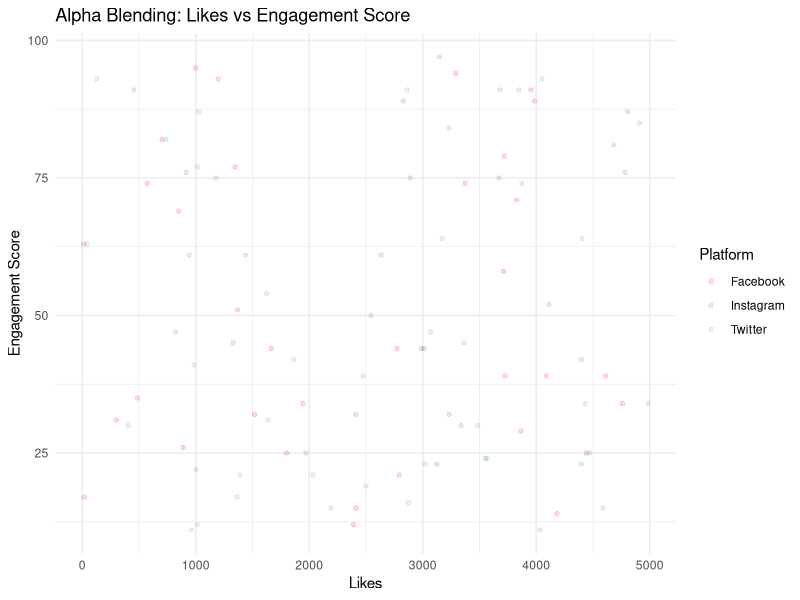
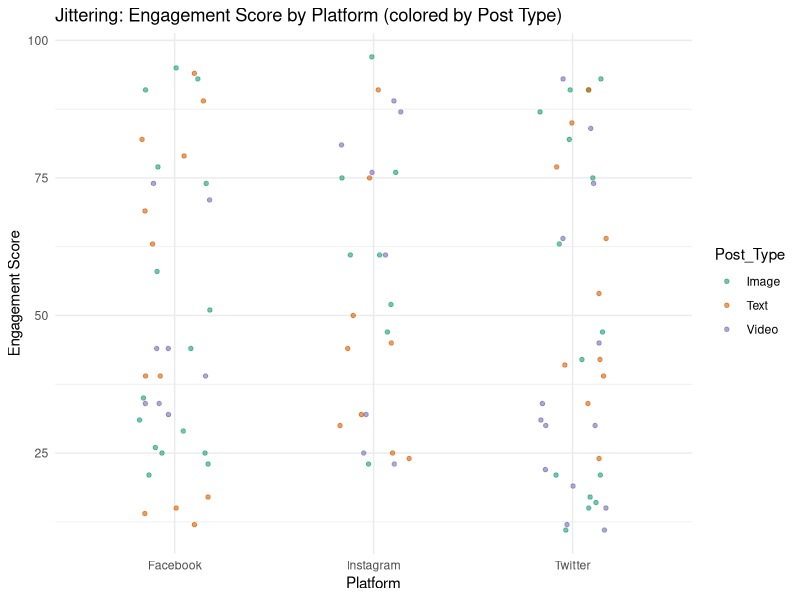
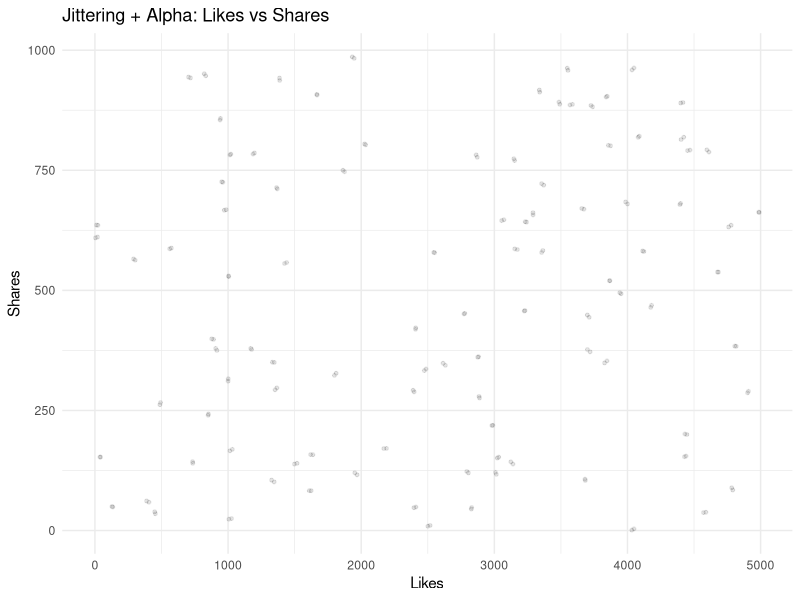
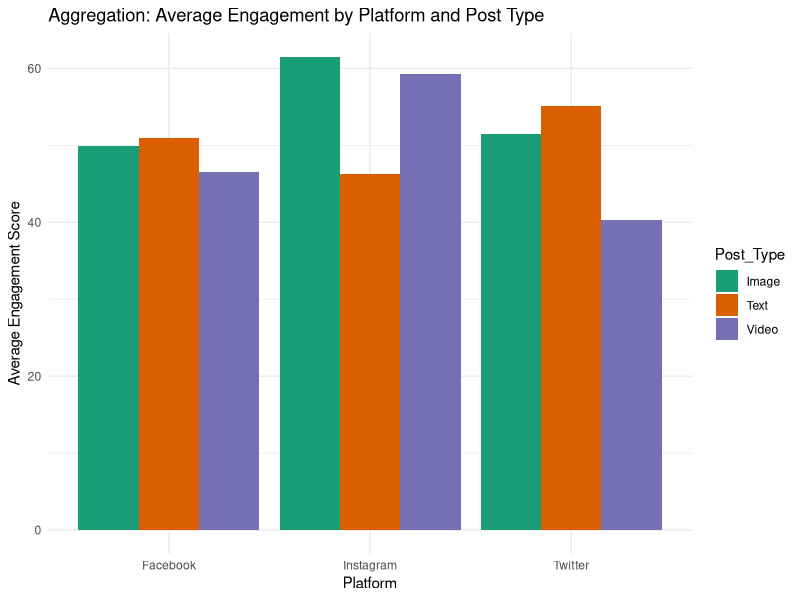
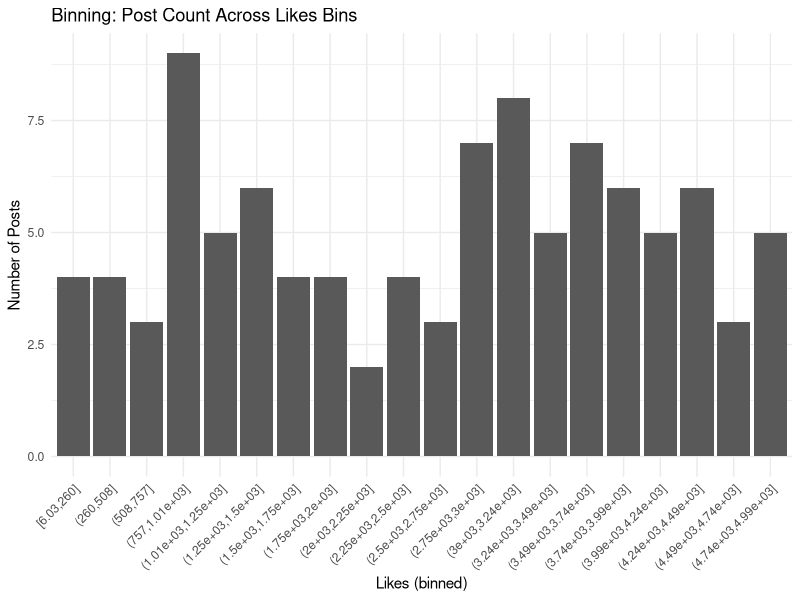
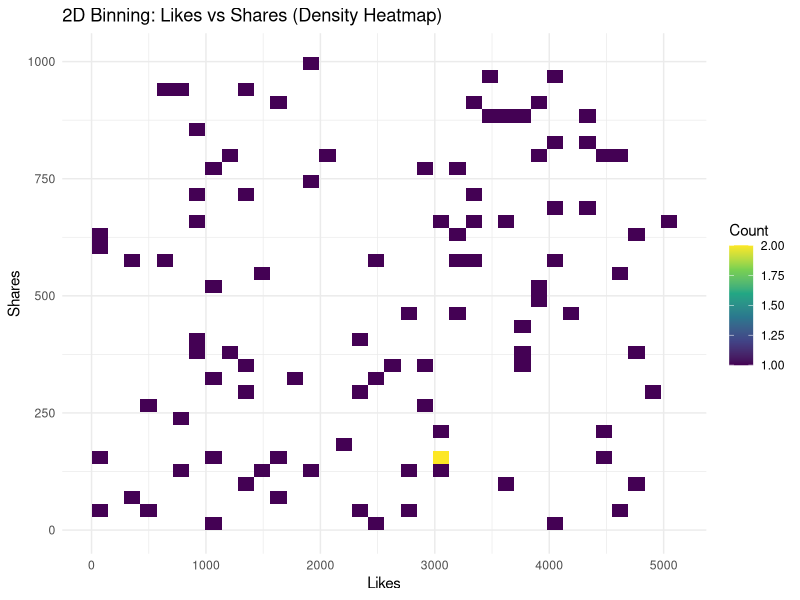

R code for these plots, in order:
print("Tejaswini 23BAD121")
# Visual Clutter Reduction (Social Media Interactions)
library(readr)
library(dplyr)
library(ggplot2)
library(scales)

df <- read_csv("social_media_interactions.csv")

df <- df %>%
  mutate(
    Platform = as.factor(Platform),
    Post_Type = as.factor(Post_Type),
    Likes = as.numeric(Likes),
    Shares = as.numeric(Shares),
    Comments = as.numeric(Comments),
    Engagement_Score = as.numeric(Engagement_Score)
  ) %>%
  filter(!is.na(Likes), !is.na(Shares), !is.na(Comments), !is.na(Engagement_Score))

# 1) Alpha blending 
p_alpha <- ggplot(df, aes(x = Likes, y = Engagement_Score, color = Platform)) +
  geom_point(alpha = 0.15, size = 1.2) +
  scale_color_brewer(palette = "Set1") +
  labs(
    title = "Alpha Blending: Likes vs Engagement Score",
    x = "Likes",
    y = "Engagement Score"
  ) +
  theme_minimal()

print(p_alpha)

# 2) Jittering 
p_jitter <- ggplot(df, aes(x = Platform, y = Engagement_Score, color = Post_Type)) +
  geom_jitter(width = 0.18, height = 0, alpha = 0.6, size = 1.2) +
  scale_color_brewer(palette = "Dark2") +
  labs(
    title = "Jittering: Engagement Score by Platform (colored by Post Type)",
    x = "Platform",
    y = "Engagement Score"
  ) +
  theme_minimal()

print(p_jitter)

# Another jitter example: Likes vs Shares (continuous), keep clutter low but visible
p_jitter2 <- ggplot(df, aes(x = Likes, y = Shares)) +
  geom_point(alpha = 0.10, size = 1) +
  geom_jitter(width = 20, height = 5, alpha = 0.10, size = 1) +
  labs(
    title = "Jittering + Alpha: Likes vs Shares",
    x = "Likes",
    y = "Shares"
  ) +
  theme_minimal()

print(p_jitter2)

# 3) Aggregation and binning

# 3A) Aggregation: average engagement by Platform and Post_Type
agg <- df %>%
  group_by(Platform, Post_Type) %>%
  summarise(
    Avg_Engagement = mean(Engagement_Score, na.rm = TRUE),
    Posts = n(),
    .groups = "drop"
  )

p_agg <- ggplot(agg, aes(x = Platform, y = Avg_Engagement, fill = Post_Type)) +
  geom_col(position = "dodge") +
  scale_fill_brewer(palette = "Dark2") +
  labs(
    title = "Aggregation: Average Engagement by Platform and Post Type",
    x = "Platform",
    y = "Average Engagement Score"
  ) +
  theme_minimal()

print(p_agg)

# 3B) Binning (1D): bin Likes and count posts per bin
df_bins <- df %>%
  mutate(Likes_Bin = cut(Likes, breaks = 20, include.lowest = TRUE))

p_bin1d <- ggplot(df_bins, aes(x = Likes_Bin)) +
  geom_bar() +
  labs(
    title = "Binning: Post Count Across Likes Bins",
    x = "Likes (binned)",
    y = "Number of Posts"
  ) +
  theme_minimal() +
  theme(axis.text.x = element_text(angle = 45, hjust = 1))

print(p_bin1d)

# 3C) Binning (2D): reduce clutter using 2D bins (Likes vs Shares)
p_bin2d <- ggplot(df, aes(x = Likes, y = Shares)) +
  geom_bin2d(bins = 35) +
  scale_fill_viridis_c() +
  labs(
    title = "2D Binning: Likes vs Shares (Density Heatmap)",
    x = "Likes",
    y = "Shares",
    fill = "Count"
  ) +
  theme_minimal()

print(p_bin2d)
